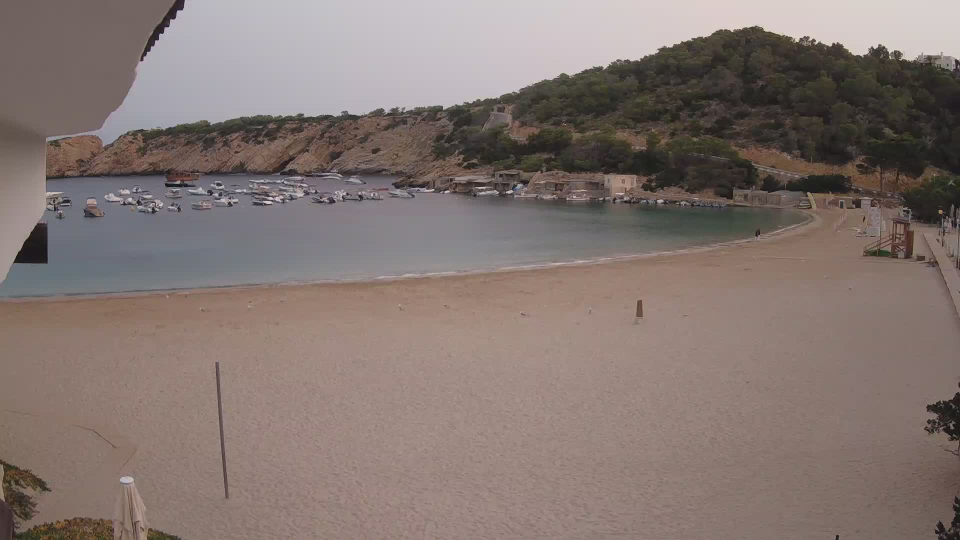
#> input picture Data/1660366800.jpg, 1920 x 1080 px (shown at 1/2 size); its folder holds only this picture in this run
$ python Algorithm2_BlobMethod.py   (older library calls are emulated)
#> lines starting #> are read from the running program, lines starting #| are printed output that depends on the picture; after the words box and inside, x2 and y2 are one past the last pixel; in counts of white or black regions, pixels touching at a corner belong together
import glob
import os
import cv2
import numpy as np
import matplotlib.pyplot as plt
import pandas as pd

# Paths
IMAGES_DIR = 'Data'
ANNOTATIONS_CSV = "annotations.csv"

# Debug display info
SHOW_DEBUG = True
MAX_DEBUG = 4

# Annotation CSV columns
FILENAME_COL = "image_name"
X_COL = "bbox_x"
Y_COL = "bbox_y"
W_COL = "bbox_width"
H_COL = "bbox_height"

def load_images():
    paths = sorted(glob.glob(os.path.join(IMAGES_DIR, "*.jpg")))
    imgs = []
    for p in paths:
        img = cv2.imread(p)
#> img is the input picture: shape (1080, 1920, 3); mean B, G, R 113.2, 117.8, 131.5
        if img is not None:
            imgs.append(img.astype(np.float32))
    return imgs, paths

def load_annotations():
    return pd.read_csv(ANNOTATIONS_CSV)

# [102 lines left out: functions detect_edges_canny, connected_components_from_edges, not called in this run]

def detect_blobs(img_bgr,
                 min_area=100,
                 max_area=5000,
                 min_threshold=10,
                 max_threshold=200,
                 show=False):
    """
    Detect blobs in a BGR image using SimpleBlobDetector.
    """
    # Convert to grayscale
    if len(img_bgr.shape) == 3:
        gray = cv2.cvtColor(img_bgr, cv2.COLOR_BGR2GRAY)
    else:
        gray = img_bgr.copy()

    # Set up SimpleBlobDetector parameters
    params = cv2.SimpleBlobDetector_Params()

    params.minThreshold = min_threshold
    params.maxThreshold = max_threshold

    params.filterByArea = True
    params.minArea = float(min_area)
    params.maxArea = float(max_area)

    params.filterByCircularity = False
    params.filterByConvexity = False
    params.filterByInertia = False

    params.filterByColor = False

    ver = (cv2.__version__).split('.')
    if int(ver[0]) < 3:
        detector = cv2.SimpleBlobDetector(params)
    else:
        detector = cv2.SimpleBlobDetector_create(params)

    keypoints = detector.detect(gray)

    if show:
        img_with_blobs = cv2.drawKeypoints(
            gray, keypoints, None,
            flags=cv2.DRAW_MATCHES_FLAGS_DRAW_RICH_KEYPOINTS,
        )
        plt.figure(figsize=(6, 6))
        plt.title(f"Blobs detected: {len(keypoints)}")
        plt.imshow(img_with_blobs, cmap="gray")
        plt.axis("off")
        plt.show()

    return keypoints


def keypoints_to_mask(keypoints, shape, radius_scale=1.0):
    """
    Convert list of keypoints to a binary mask with filled circles.
    """
    h, w = shape[:2]
    mask = np.zeros((h, w), dtype=np.uint8)

    for kp in keypoints:
        x, y = kp.pt
        r = int(0.5 * kp.size * radius_scale)
        if r < 1:
            r = 1
        cv2.circle(mask, (int(x), int(y)), r, 255, thickness=-1)

    return mask


def connected_components_from_blob_mask(mask,
                                        min_area=0,
                                        show=False):
    """
    Run connected components on a binary blob mask.
    """
    _, binary = cv2.threshold(mask, 0, 255, cv2.THRESH_BINARY)

    num_labels, labels, stats, centroids = cv2.connectedComponentsWithStats(
        binary, connectivity=8
    )

    if show:
        debug_img = cv2.cvtColor(binary, cv2.COLOR_GRAY2BGR)
        for i in range(1, num_labels):  # skip background
            x, y, w, h, area = stats[i]
            if area < min_area:
                continue
            cv2.rectangle(debug_img, (x, y), (x + w, y + h), (0, 0, 255), 1)

        plt.figure(figsize=(6, 6))
        plt.title("Connected components from blob mask")
        plt.imshow(cv2.cvtColor(debug_img, cv2.COLOR_BGR2RGB))
        plt.axis("off")
        plt.show()

    return num_labels, labels, stats, centroids

def get_gt_points(df, filename, crop_offset, img_h):
    base = os.path.basename(filename)
    sub = df[df[FILENAME_COL] == base]

    if sub.empty:
        return np.zeros((0, 2), dtype=np.float32)

    cx = sub[X_COL].values + sub[W_COL].values / 2
    cy = sub[Y_COL].values + sub[H_COL].values / 2

    cy -= crop_offset
    return np.array([(x, y) for x, y in zip(cx, cy) if y >= 0], dtype=np.float32)


# 9. MATCHING ACCURACY, True Positves, False Positives, False Negatives

def matching_stats(pred, true, max_dist=20):
    if len(true) == 0:
        # define TP/FP/FN sensibly in the empty-GT case
        TP = 0
        FP = len(pred)
        FN = 0
        acc = 1.0 if len(pred) == 0 else 0.0
        return acc, TP, FP, FN, []

    used = set()
    matches = []

    for j, (px, py) in enumerate(pred):
        best = None
        best_d = 99999

        for i, (tx, ty) in enumerate(true):
            if i in used:
                continue
            d = np.hypot(px - tx, py - ty)
            if d < best_d:
                best_d = d
                best = i

        if best_d <= max_dist:
            matches.append((j, best))  # pred j matched GT best
            used.add(best)

    TP = len(matches)
    FN = len(true) - TP
    FP = len(pred) - TP
    rec = TP / (TP + FN)
    prec = TP / (TP + FP)

    return rec, prec, TP, FP, FN, matches


def main():
    # Load images and annotations (reuse from your original pipeline)
    imgs, paths = load_images()
#> imgs = 1 item; paths = ['Data/1660366800.jpg']
    df = load_annotations()
#> (reads annotations.csv from the repository)

    # For final plots
    predicted_counts = []
    actual_counts = []
    all_rec = []
    all_prec = []
    all_mse = []
    all_tp = []
    all_fp = []
    all_fn = []


    debug_count = 0

    # Vertical crop parameters (same style as your alternative code)
    y1 = 420
    y2 = 1920
    MIN_AREA_CC = 20

    # PROCESS EACH IMAGE
    for img_f32, path in zip(imgs, paths):
        # Ensure uint8 BGR image
        img = img_f32.astype(np.uint8)

        # Crop (we treat y1 as crop_offset for GT conversion)
        cropped = img[y1:y2, :]
        crop_offset = y1


        # 1) Detect blobs on the cropped image
        keypoints = detect_blobs(
            cropped,
            min_area=100,
            max_area=5000,
            min_threshold=10,
            max_threshold=200,
            show=False
        )

        # 2) Turn keypoints into a binary mask
        mask = keypoints_to_mask(keypoints, cropped.shape)

        # 3) Connected components on that mask
        num_labels, labels, stats, centroids = connected_components_from_blob_mask(
            mask,
            min_area=MIN_AREA_CC,
            show=False    # we'll do our own overlay to match example style
        )

        # 4) Predicted points = centroids of components with sufficient area
        pred_pts = []
        for i in range(1, num_labels):  # skip background label 0
            x, y, w, h, area = stats[i]
            if area < MIN_AREA_CC:
                continue
            cx, cy = centroids[i]
            pred_pts.append((cx, cy))
        pred_pts = np.array(pred_pts, dtype=np.float32)

        # 5) Ground-truth points in cropped coordinates
        true_pts = get_gt_points(df, path, crop_offset, img.shape[0])

        pred_count = len(pred_pts)
        true_count = len(true_pts)

        predicted_counts.append(pred_count)
        actual_counts.append(true_count)

        mse = (pred_count - true_count) ** 2

        rec, prec, TP, FP, FN, matches = matching_stats(
            pred_pts,
            true_pts,
            max_dist=20  # or whatever radius you settled on
        )

        all_mse.append(mse)
        all_rec.append(rec)
        all_prec.append(prec)
        all_tp.append(TP)
        all_fp.append(FP)
        all_fn.append(FN)

        # DEBUG VISUALIZATION — match style of the example
        if SHOW_DEBUG and debug_count < MAX_DEBUG:
            debug_count += 1

            # RGB version of cropped version for drawing circles
            vis = cv2.cvtColor(cropped, cv2.COLOR_BGR2RGB)

            # Predicted: green, GT: blue/red (same convention as example)
            for (cx, cy) in pred_pts:
                cv2.circle(vis, (int(cx), int(cy)), 5, (0, 255, 0), -1)
            for (tx, ty) in true_pts:
                cv2.circle(vis, (int(tx), int(ty)), 5, (255, 0, 0), -1)

            plt.figure(figsize=(14, 6))

            plt.subplot(1, 2, 1)
            plt.title(f"Mask (Pred {pred_count} / GT {true_count})")
            plt.imshow(mask, cmap="gray")
            plt.axis("off")

            plt.subplot(1, 2, 2)
            plt.title(f"Overlay (Pred {pred_count} / GT {true_count})")
            plt.imshow(vis)
            plt.axis("off")

            plt.show()
#> this loop made 1 pass
#> (path, crop_offset, ver in detect_blobs, h in keypoints_to_mask, w in keypoints_to_mask, num_labels, sub in get_gt_points, cx in get_gt_points) on pass 1: ('Data/1660366800.jpg', 420, ['4', '13', '0'], 660, 1920, 27, table of 2 rows and 8 columns, [1511.5, 1517])
#> pass 1, in main, `cropped = img[y1:y2, :]`:
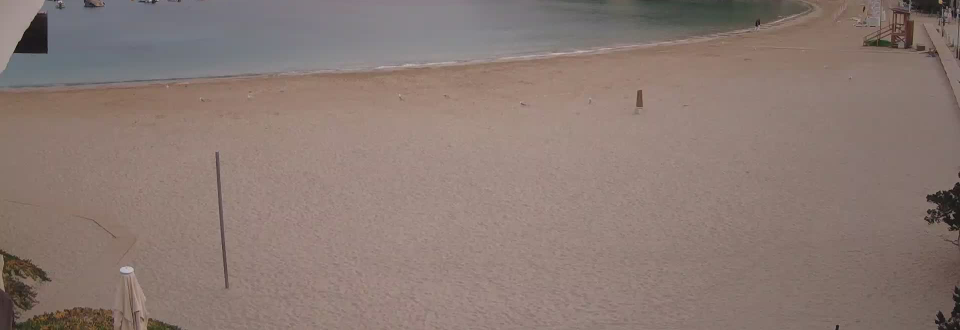
#> cropped: shape (660, 1920, 3) (shown at 1/2 size); mean B, G, R 114.9, 121.2, 138.3
#> pass 1, in detect_blobs, `gray = cv2.cvtColor(img_bgr, cv2.COLOR_BGR2GRAY)`:
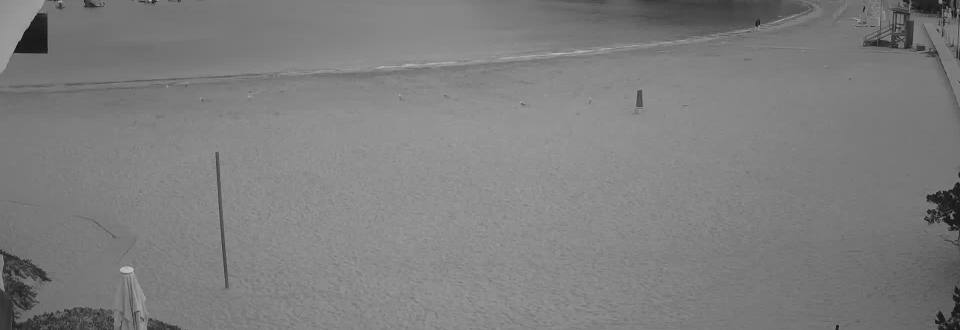
#> gray: shape (660, 1920) (shown at 1/2 size); min 1, max 201, mean 125.6
#> pass 1, in main, `mask = keypoints_to_mask(keypoints, cropped.shape)`:
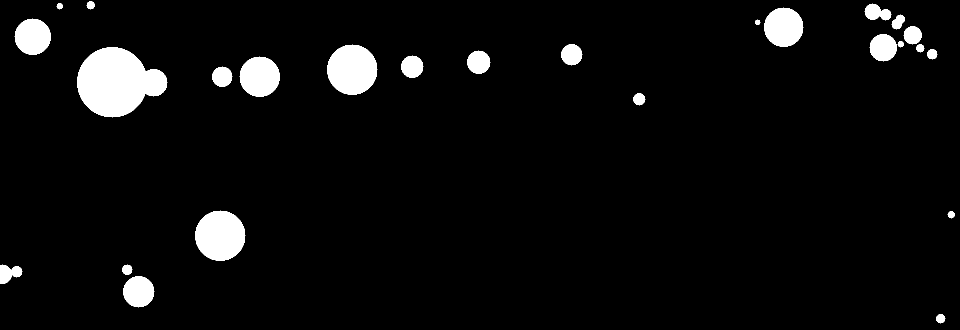
#> mask: shape (660, 1920) (shown at 1/2 size); 5% white; 26 white regions, largest, box (x1, y1, x2, y2) and area: (154, 94, 335, 235) 17251, (654, 89, 755, 190) 7845, (390, 421, 491, 522) 7845
#> pass 1, in connected_components_from_blob_mask, `num_labels, labels, stats, centroids = cv2.connectedComponentsWithStat..`:
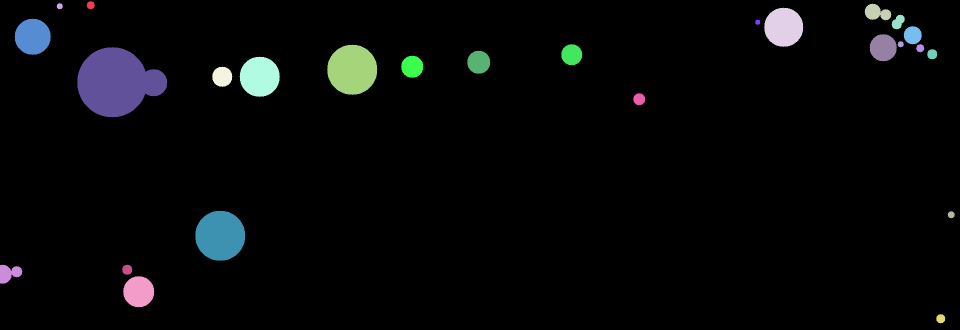
#> labels: shape (660, 1920) int32 (shown at 1/2 size); 27 distinct labels, from 0 to 26; one colour per label, 0 black
#> pass 1, in main, `plt.show()`:
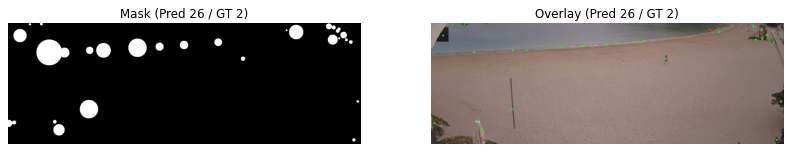
#> figure drawn by matplotlib, 2 panels
#> after the loop, actual_counts = [2]; all_fn = [1]; all_fp = [25]; all_mse = [576]; all_prec = [0.0385]; all_rec = [0.5]; all_tp = [1]; debug_count = 1; predicted_counts = [26]

    # PLOT 1 — LINE PLOT: Predicted vs Actual per image
    plt.figure(figsize=(10, 6))
    x = np.arange(len(predicted_counts))
#> x = [0]
    plt.plot(x, actual_counts, marker='o', label="Actual")
    plt.plot(x, predicted_counts, marker='x', label="Predicted")
    plt.title("Predicted vs Actual Counts")
    plt.xlabel("Image Index")
    plt.ylabel("People Count")
    plt.legend()
    plt.grid(True)
    plt.savefig("pred_vs_gt_fft_blobs.png")
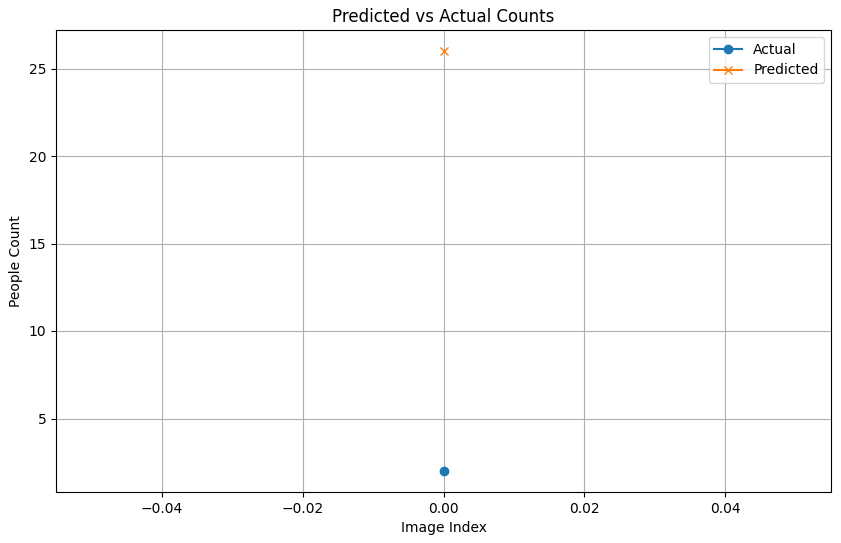
#> figure drawn by matplotlib, 1 panel
    plt.show()

    # PLOT 2 — SCATTER: Predicted vs Actual
    plt.figure(figsize=(6, 6))
    plt.scatter(actual_counts, predicted_counts)
    max_val = max(max(actual_counts), max(predicted_counts)) + 5
#> max_val = 31
    plt.plot([0, max_val], [0, max_val], 'r--', label="Ideal")
    plt.xlabel("Actual Count")
    plt.ylabel("Predicted Count")
    plt.title("Predicted vs Actual (Scatter)")
    plt.legend()
    plt.grid(True)
    plt.savefig("pred_vs_gt_fft_blobs_scatter.png")
    plt.show()

    # PLOT 3 — BAR PLOT: Predicted vs Actual per image
    plt.figure(figsize=(12, 6))
    width = 0.35
    x = np.arange(len(predicted_counts))

    plt.bar(x - width / 2, actual_counts, width, label="Actual Count")
    plt.bar(x + width / 2, predicted_counts, width, label="Predicted Count")

    plt.title("Per-image Predicted vs Actual People Count (FFT+Blobs)")
    plt.xlabel("Image Index")
    plt.ylabel("Count")
    plt.xticks(x)
    plt.legend()
    plt.grid(axis='y')
    plt.savefig("pred_vs_gt_blobs_barplot.png")
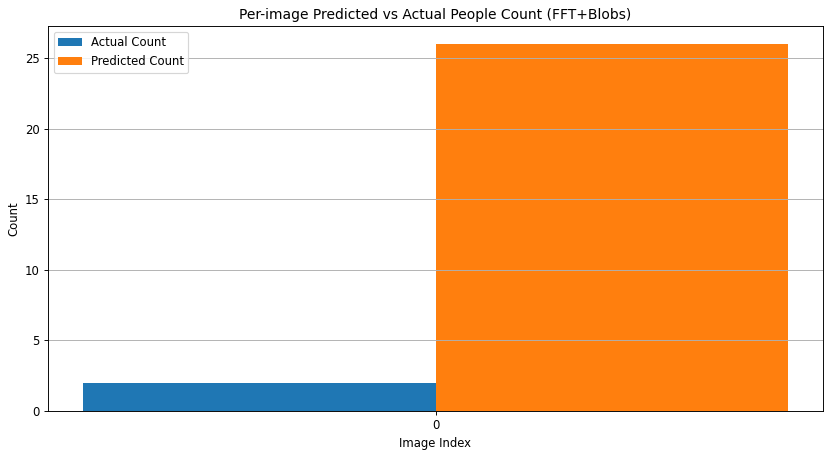
#> figure drawn by matplotlib, 1 panel
    plt.show()

    # FINAL METRICS
    print("\n========= FINAL RESULTS (Blobs) =========")
    print(f"Mean Recall: {np.mean(all_rec) * 100:.2f}%")
#| Mean Recall: 50.00%
    print(f"Mean Precision: {np.mean(all_prec) * 100:.2f}%")
#| Mean Precision: 3.85%
    print(f"Mean MSE: {np.mean(all_mse):.2f}")
#| Mean MSE: 576.00
    print(f"Mean TP per image: {np.mean(all_tp):.2f}")
#| Mean TP per image: 1.00
    print(f"Mean FP per image: {np.mean(all_fp):.2f}")
#| Mean FP per image: 25.00
    print(f"Mean FN per image: {np.mean(all_fn):.2f}")
#| Mean FN per image: 1.00
    print("Plots saved:")
    print(" - pred_vs_gt_fft_blobs.png")
    print(" - pred_vs_gt_fft_blobs_scatter.png")
    print(" - pred_vs_gt_fft_blobs_barplot.png")
    print("=============================================\n")


if __name__ == "__main__":
    main()
